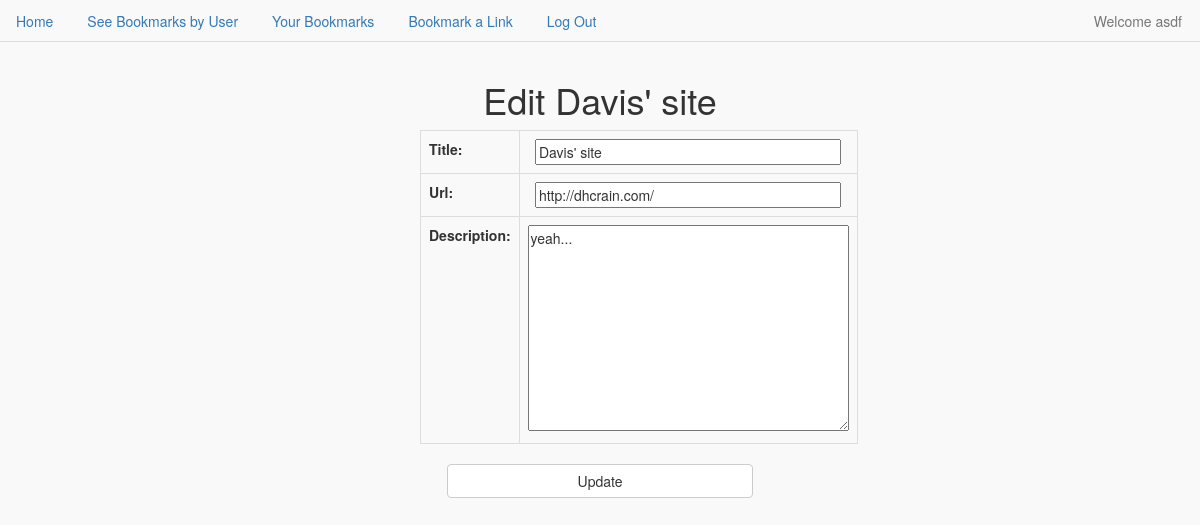
/accounts/profile/edit_link/26/ (signed in), run on the app's committed database.
### short_app/models.py (models this page shows)
class Bookmark(models.Model):
    title = models.CharField(max_length=60)
    description = models.TextField()
    url = models.URLField()
    created = models.DateTimeField(auto_now_add=True)
    hash_id = models.CharField(max_length=10, null=True)
    count = models.IntegerField(default=0)
    user = models.ForeignKey(User)
    class Meta:
        ordering = ["-created"]
    def __str__(self):
        return self.title

### short_app/views.py (the view)
# urls.py: url(r'^accounts/profile/edit_link/(?P<pk>\d+)/$', views.EditBookmark.as_view(), name='edit_bookmark_view'),
class EditBookmark(LoginRequiredMixin, UpdateView):
    model = Bookmark
    fields = ['title', 'url', 'description']
    success_url = '/accounts/profile/'
    template_name = 'update.html'

### templates/update.html (shortened to what this page needs)
{% extends 'base.html' %}
{% block content %}
    <h1 class="text-center">Edit {{ bookmark }}</h1>
    <div class="row">
        <div class=" col-md-4 col-md-offset-4">
            <form action="" method="post" class="text-center">
                <table class="table table-bordered">
                {{ form.as_table }}
                </table>
                <input class="btn btn-default" type="submit" value="Update">
            </form>
        </div>
    </div>
{% endblock %}

### templates/base.html (shortened to what this page needs)
{% load staticfiles %}
<!DOCTYPE html>
<html lang="en">
<head>
    <link rel="stylesheet" href="{% static 'short_app/css/bootstrap.min.css' %}">
    <link rel="stylesheet" href="{% static 'short_app/css/main.css' %}">
</head>
<body>
    <ul class="nav nav-tabs navbar-fixed-top">
        <li role="presentation"><a href="{% url 'index_view' %}">Home</a></li>
        <li role="presentation"><a href="{% url 'user_view' %}">See Bookmarks by User</a></li>
        {% if request.user.is_authenticated %}
            <li role="presentation"><a href="{% url 'user_profile_view' user.id %}">Your Bookmarks</a></li>
            <li role="presentation"><a href="{% url 'shorten_link' %}">Bookmark a Link</a></li>
            <li role="presentation"><a href="{% url 'logout_view' %}">Log Out</a></li>
            <li role="presentation" class="disabled pull-right"><a href="#">Welcome {{ request.user }}</a></li>
        {% else %}
            <li role="presentation"><a href="{% url 'sign_up_view' %}">Sign Up</a></li>
            <li role="presentation"><a href="{% url 'login_view' %}">Log In</a></li>
        {% endif %}
    </ul>
    <div class="container">
    {% block content %}{% endblock %}
    </div>
</body>
</html>

### short_app/static/short_app/css/main.css (style rules this page uses)
body { padding-top: 60px; background-color: #F9F9F9; }
.nav { background-color: #F9F9F9; }
input { width: 306.4px; }

### data on the page
Bookmark: title "Davis' site", url "http://dhcrain.com/", description "yeah..."

### other printed values
{{ request.user }} "asdf"
